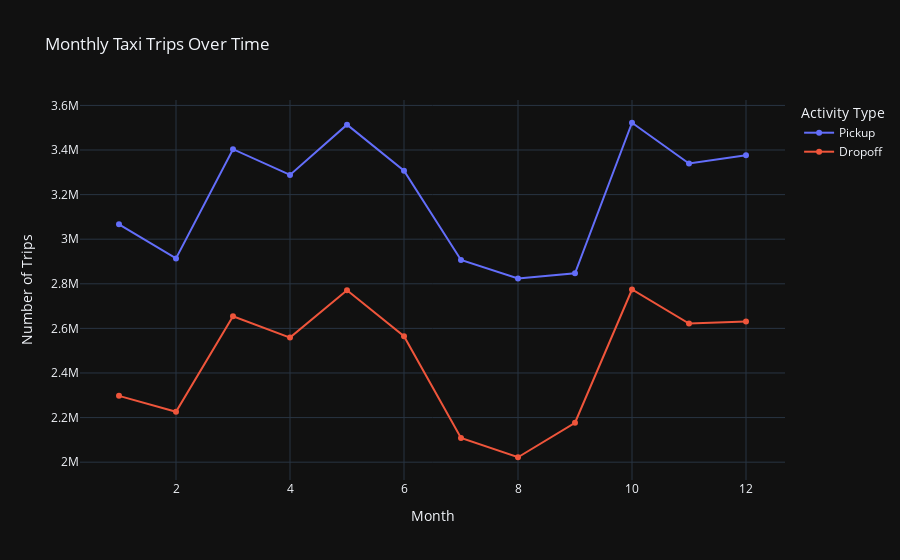

The cell this chart's notebook holds for it:
### Code cell
# Create a Plotly figure
fig = go.Figure()

# Add a line for pickup counts
fig.add_trace(go.Scatter(x=df_monthly_trips['month'], 
                         y=df_monthly_trips['pickup_count'],
                         mode='lines+markers', 
                         name='Pickup'))

# Add a line for dropoff counts
fig.add_trace(go.Scatter(x=df_monthly_trips['month'], 
                         y=df_monthly_trips['dropoff_count'],
                         mode='lines+markers', 
                         name='Dropoff'))

# Update figure layout
fig.update_layout(title='Monthly Taxi Trips Over Time',
                  xaxis_title='Month',
                  yaxis_title='Number of Trips',
                  legend_title='Activity Type',
                  template='plotly_dark')

# Show the figure
fig.show()

### Figure 1 — Plotly figure (JSON) as saved in the notebook; plotly's stock layout.template omitted (floating-point values rounded to 4 significant figures)
{"data": [{"mode": "lines+markers", "name": "Pickup", "type": "scatter", "x": [1, 2, 3, 4, 5, 6, 7, 8, 9, 10, 11, 12], "y": [3066726, 2914003, 3403660, 3288248, 3513664, 3307259, 2907093, 2824201, 2846741, 3522269, 3339731, 3376527]}, {"mode": "lines+markers", "name": "Dropoff", "type": "scatter", "x": [1, 2, 3, 4, 5, 6, 7, 8, 9, 10, 11, 12], "y": [2297389, 2226022, 2654133, 2558593, 2770867, 2564942, 2108454, 2022075, 2176849, 2774417, 2621691, 2630491]}], "layout": {"legend": {"title": {"text": "Activity Type"}}, "title": {"text": "Monthly Taxi Trips Over Time"}, "xaxis": {"title": {"text": "Month"}}, "yaxis": {"title": {"text": "Number of Trips"}}}}
